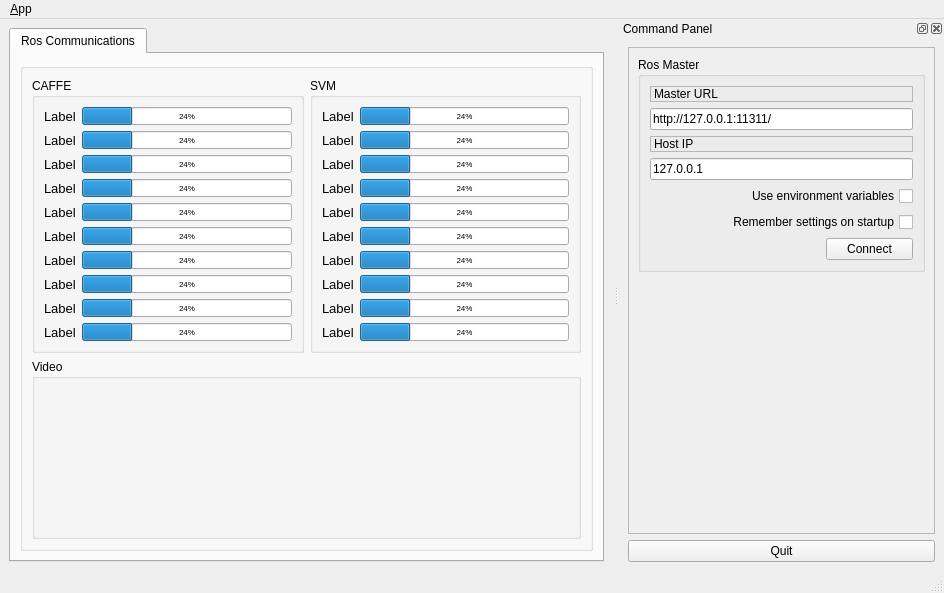
<?xml version="1.0" encoding="UTF-8"?>
<ui version="4.0">
 <class>MainWindowDesign</class>
 <widget class="QMainWindow" name="MainWindowDesign">
  <property name="geometry">
   <rect>
    <x>0</x>
    <y>0</y>
    <width>944</width>
    <height>593</height>
   </rect>
  </property>
  <property name="windowTitle">
   <string>QTutorials</string>
  </property>
  <property name="locale">
   <locale language="English" country="Australia"/>
  </property>
  <widget class="QWidget" name="centralwidget">
   <layout class="QHBoxLayout">
    <item>
     <widget class="QTabWidget" name="tab_manager">
      <property name="minimumSize">
       <size>
        <width>100</width>
        <height>0</height>
       </size>
      </property>
      <property name="locale">
       <locale language="English" country="Australia"/>
      </property>
      <property name="currentIndex">
       <number>0</number>
      </property>
      <widget class="QWidget" name="tab_status">
       <attribute name="title">
        <string>Ros Communications</string>
       </attribute>
       <layout class="QVBoxLayout" name="verticalLayout_2">
        <item>
         <widget class="QGroupBox" name="groupBox_12">
          <property name="sizePolicy">
           <sizepolicy hsizetype="MinimumExpanding" vsizetype="Preferred">
            <horstretch>0</horstretch>
            <verstretch>0</verstretch>
           </sizepolicy>
          </property>
          <property name="title">
           <string/>
          </property>
          <layout class="QGridLayout" name="gridLayout_5">
           <item row="0" column="0">
            <layout class="QVBoxLayout" name="verticalLayout_4">
             <item>
              <layout class="QHBoxLayout" name="horizontalLayout">
               <item>
                <widget class="QGroupBox" name="groupBox_2">
                 <property name="title">
                  <string>CAFFE</string>
                 </property>
                 <layout class="QGridLayout" name="gridLayout_4">
                  <item row="0" column="0">
                   <widget class="QLabel" name="etiqueta">
                    <property name="font">
                     <font>
                      <pointsize>10</pointsize>
                     </font>
                    </property>
                    <property name="text">
                     <string>Label</string>
                    </property>
                   </widget>
                  </item>
                  <item row="0" column="1">
                   <widget class="QProgressBar" name="progressBar">
                    <property name="font">
                     <font>
                      <pointsize>6</pointsize>
                     </font>
                    </property>
                    <property name="value">
                     <number>24</number>
                    </property>
                   </widget>
                  </item>
                  <item row="1" column="0">
                   <widget class="QLabel" name="etiqueta_2">
                    <property name="font">
                     <font>
                      <pointsize>10</pointsize>
                     </font>
                    </property>
                    <property name="text">
                     <string>Label</string>
                    </property>
                   </widget>
                  </item>
                  <item row="1" column="1">
                   <widget class="QProgressBar" name="progressBar_2">
                    <property name="font">
                     <font>
                      <pointsize>6</pointsize>
                     </font>
                    </property>
                    <property name="value">
                     <number>24</number>
                    </property>
                   </widget>
                  </item>
                  <item row="2" column="0">
                   <widget class="QLabel" name="etiqueta_3">
                    <property name="font">
                     <font>
                      <pointsize>10</pointsize>
                     </font>
                    </property>
                    <property name="text">
                     <string>Label</string>
                    </property>
                   </widget>
                  </item>
                  <item row="2" column="1">
                   <widget class="QProgressBar" name="progressBar_3">
                    <property name="font">
                     <font>
                      <pointsize>6</pointsize>
                     </font>
                    </property>
                    <property name="value">
                     <number>24</number>
                    </property>
                   </widget>
                  </item>
                  <item row="3" column="0">
                   <widget class="QLabel" name="etiqueta_4">
                    <property name="font">
                     <font>
                      <pointsize>10</pointsize>
                     </font>
                    </property>
                    <property name="text">
                     <string>Label</string>
                    </property>
                   </widget>
                  </item>
                  <item row="3" column="1">
                   <widget class="QProgressBar" name="progressBar_4">
                    <property name="font">
                     <font>
                      <pointsize>6</pointsize>
                     </font>
                    </property>
                    <property name="value">
                     <number>24</number>
                    </property>
                   </widget>
                  </item>
                  <item row="4" column="0">
                   <widget class="QLabel" name="etiqueta_5">
                    <property name="font">
                     <font>
                      <pointsize>10</pointsize>
                     </font>
                    </property>
                    <property name="text">
                     <string>Label</string>
                    </property>
                   </widget>
                  </item>
                  <item row="4" column="1">
                   <widget class="QProgressBar" name="progressBar_5">
                    <property name="font">
                     <font>
                      <pointsize>6</pointsize>
                     </font>
                    </property>
                    <property name="value">
                     <number>24</number>
                    </property>
                   </widget>
                  </item>
                  <item row="5" column="0">
                   <widget class="QLabel" name="etiqueta_6">
                    <property name="font">
                     <font>
                      <pointsize>10</pointsize>
                     </font>
                    </property>
                    <property name="text">
                     <string>Label</string>
                    </property>
                   </widget>
                  </item>
                  <item row="5" column="1">
                   <widget class="QProgressBar" name="progressBar_6">
                    <property name="font">
                     <font>
                      <pointsize>6</pointsize>
                     </font>
                    </property>
                    <property name="value">
                     <number>24</number>
                    </property>
                   </widget>
                  </item>
                  <item row="6" column="0">
                   <widget class="QLabel" name="etiqueta_7">
                    <property name="font">
                     <font>
                      <pointsize>10</pointsize>
                     </font>
                    </property>
                    <property name="text">
                     <string>Label</string>
                    </property>
                   </widget>
                  </item>
                  <item row="6" column="1">
                   <widget class="QProgressBar" name="progressBar_7">
                    <property name="font">
                     <font>
                      <pointsize>6</pointsize>
                     </font>
                    </property>
                    <property name="value">
                     <number>24</number>
                    </property>
                   </widget>
                  </item>
                  <item row="7" column="0">
                   <widget class="QLabel" name="etiqueta_8">
                    <property name="font">
                     <font>
                      <pointsize>10</pointsize>
                     </font>
                    </property>
                    <property name="text">
                     <string>Label</string>
                    </property>
                   </widget>
                  </item>
                  <item row="7" column="1">
                   <widget class="QProgressBar" name="progressBar_8">
                    <property name="font">
                     <font>
                      <pointsize>6</pointsize>
                     </font>
                    </property>
                    <property name="value">
                     <number>24</number>
                    </property>
                   </widget>
                  </item>
                  <item row="8" column="0">
                   <widget class="QLabel" name="etiqueta_9">
                    <property name="font">
                     <font>
                      <pointsize>10</pointsize>
                     </font>
                    </property>
                    <property name="text">
                     <string>Label</string>
                    </property>
                   </widget>
                  </item>
                  <item row="8" column="1">
                   <widget class="QProgressBar" name="progressBar_9">
                    <property name="font">
                     <font>
                      <pointsize>6</pointsize>
                     </font>
                    </property>
                    <property name="value">
                     <number>24</number>
                    </property>
                   </widget>
                  </item>
                  <item row="9" column="0">
                   <widget class="QLabel" name="etiqueta_10">
                    <property name="font">
                     <font>
                      <pointsize>10</pointsize>
                     </font>
                    </property>
                    <property name="text">
                     <string>Label</string>
                    </property>
                   </widget>
                  </item>
                  <item row="9" column="1">
                   <widget class="QProgressBar" name="progressBar_10">
                    <property name="font">
                     <font>
                      <pointsize>6</pointsize>
                     </font>
                    </property>
                    <property name="value">
                     <number>24</number>
                    </property>
                   </widget>
                  </item>
                 </layout>
                 <zorder>progressBar_2</zorder>
                 <zorder>etiqueta_4</zorder>
                 <zorder>progressBar</zorder>
                 <zorder>etiqueta_3</zorder>
                 <zorder>etiqueta_2</zorder>
                 <zorder>etiqueta_5</zorder>
                 <zorder>etiqueta</zorder>
                 <zorder>progressBar_3</zorder>
                 <zorder>progressBar_4</zorder>
                 <zorder>progressBar_5</zorder>
                 <zorder>etiqueta_6</zorder>
                 <zorder>etiqueta_7</zorder>
                 <zorder>etiqueta_8</zorder>
                 <zorder>etiqueta_9</zorder>
                 <zorder>etiqueta_10</zorder>
                 <zorder>progressBar_6</zorder>
                 <zorder>progressBar_7</zorder>
                 <zorder>progressBar_8</zorder>
                 <zorder>progressBar_9</zorder>
                 <zorder>progressBar_10</zorder>
                 <zorder>groupBox_3</zorder>
                </widget>
               </item>
               <item>
                <widget class="QGroupBox" name="groupBox_3">
                 <property name="title">
                  <string>SVM</string>
                 </property>
                 <layout class="QGridLayout" name="gridLayout_3">
                  <item row="0" column="0">
                   <widget class="QLabel" name="svm_lbl_1">
                    <property name="font">
                     <font>
                      <pointsize>10</pointsize>
                     </font>
                    </property>
                    <property name="text">
                     <string>Label</string>
                    </property>
                   </widget>
                  </item>
                  <item row="0" column="1">
                   <widget class="QProgressBar" name="svm_progressBar_1">
                    <property name="font">
                     <font>
                      <pointsize>6</pointsize>
                     </font>
                    </property>
                    <property name="value">
                     <number>24</number>
                    </property>
                   </widget>
                  </item>
                  <item row="1" column="0">
                   <widget class="QLabel" name="svm_lbl_2">
                    <property name="font">
                     <font>
                      <pointsize>10</pointsize>
                     </font>
                    </property>
                    <property name="text">
                     <string>Label</string>
                    </property>
                   </widget>
                  </item>
                  <item row="1" column="1">
                   <widget class="QProgressBar" name="svm_progressBar_2">
                    <property name="font">
                     <font>
                      <pointsize>6</pointsize>
                     </font>
                    </property>
                    <property name="value">
                     <number>24</number>
                    </property>
                   </widget>
                  </item>
                  <item row="2" column="0">
                   <widget class="QLabel" name="svm_lbl_3">
                    <property name="font">
                     <font>
                      <pointsize>10</pointsize>
                     </font>
                    </property>
                    <property name="text">
                     <string>Label</string>
                    </property>
                   </widget>
                  </item>
                  <item row="2" column="1">
                   <widget class="QProgressBar" name="svm_progressBar_3">
                    <property name="font">
                     <font>
                      <pointsize>6</pointsize>
                     </font>
                    </property>
                    <property name="value">
                     <number>24</number>
                    </property>
                   </widget>
                  </item>
                  <item row="3" column="0">
                   <widget class="QLabel" name="svm_lbl_4">
                    <property name="font">
                     <font>
                      <pointsize>10</pointsize>
                     </font>
                    </property>
                    <property name="text">
                     <string>Label</string>
                    </property>
                   </widget>
                  </item>
                  <item row="3" column="1">
                   <widget class="QProgressBar" name="svm_progressBar_4">
                    <property name="font">
                     <font>
                      <pointsize>6</pointsize>
                     </font>
                    </property>
                    <property name="value">
                     <number>24</number>
                    </property>
                   </widget>
                  </item>
                  <item row="4" column="0">
                   <widget class="QLabel" name="svm_lbl_5">
                    <property name="font">
                     <font>
                      <pointsize>10</pointsize>
                     </font>
                    </property>
                    <property name="text">
                     <string>Label</string>
                    </property>
                   </widget>
                  </item>
                  <item row="4" column="1">
                   <widget class="QProgressBar" name="svm_progressBar_5">
                    <property name="font">
                     <font>
                      <pointsize>6</pointsize>
                     </font>
                    </property>
                    <property name="value">
                     <number>24</number>
                    </property>
                   </widget>
                  </item>
                  <item row="5" column="0">
                   <widget class="QLabel" name="svm_lbl_6">
                    <property name="font">
                     <font>
                      <pointsize>10</pointsize>
                     </font>
                    </property>
                    <property name="text">
                     <string>Label</string>
                    </property>
                   </widget>
                  </item>
                  <item row="5" column="1">
                   <widget class="QProgressBar" name="svm_progressBar_6">
                    <property name="font">
                     <font>
                      <pointsize>6</pointsize>
                     </font>
                    </property>
                    <property name="value">
                     <number>24</number>
                    </property>
                   </widget>
                  </item>
                  <item row="6" column="0">
                   <widget class="QLabel" name="svm_lbl_7">
                    <property name="font">
                     <font>
                      <pointsize>10</pointsize>
                     </font>
                    </property>
                    <property name="text">
                     <string>Label</string>
                    </property>
                   </widget>
                  </item>
                  <item row="6" column="1">
                   <widget class="QProgressBar" name="svm_progressBar_7">
                    <property name="font">
                     <font>
                      <pointsize>6</pointsize>
                     </font>
                    </property>
                    <property name="value">
                     <number>24</number>
                    </property>
                   </widget>
                  </item>
                  <item row="7" column="0">
                   <widget class="QLabel" name="svm_lbl_8">
                    <property name="font">
                     <font>
                      <pointsize>10</pointsize>
                     </font>
                    </property>
                    <property name="text">
                     <string>Label</string>
                    </property>
                   </widget>
                  </item>
                  <item row="7" column="1">
                   <widget class="QProgressBar" name="svm_progressBar_8">
                    <property name="font">
                     <font>
                      <pointsize>6</pointsize>
                     </font>
                    </property>
                    <property name="value">
                     <number>24</number>
                    </property>
                   </widget>
                  </item>
                  <item row="8" column="0">
                   <widget class="QLabel" name="svm_lbl_9">
                    <property name="font">
                     <font>
                      <pointsize>10</pointsize>
                     </font>
                    </property>
                    <property name="text">
                     <string>Label</string>
                    </property>
                   </widget>
                  </item>
                  <item row="8" column="1">
                   <widget class="QProgressBar" name="svm_progressBar_9">
                    <property name="font">
                     <font>
                      <pointsize>6</pointsize>
                     </font>
                    </property>
                    <property name="value">
                     <number>24</number>
                    </property>
                   </widget>
                  </item>
                  <item row="9" column="0">
                   <widget class="QLabel" name="svm_lbl_10">
                    <property name="font">
                     <font>
                      <pointsize>10</pointsize>
                     </font>
                    </property>
                    <property name="text">
                     <string>Label</string>
                    </property>
                   </widget>
                  </item>
                  <item row="9" column="1">
                   <widget class="QProgressBar" name="svm_progressBar_10">
                    <property name="font">
                     <font>
                      <pointsize>6</pointsize>
                     </font>
                    </property>
                    <property name="value">
                     <number>24</number>
                    </property>
                   </widget>
                  </item>
                 </layout>
                </widget>
               </item>
              </layout>
             </item>
             <item>
              <widget class="QGroupBox" name="groupBox_video">
               <property name="title">
                <string>Video</string>
               </property>
               <layout class="QGridLayout" name="gridLayout_2">
                <item row="0" column="0">
                 <widget class="QLabel" name="CVviewer">
                  <property name="autoFillBackground">
                   <bool>false</bool>
                  </property>
                  <property name="text">
                   <string/>
                  </property>
                 </widget>
                </item>
               </layout>
              </widget>
             </item>
            </layout>
           </item>
          </layout>
         </widget>
        </item>
       </layout>
      </widget>
     </widget>
    </item>
   </layout>
  </widget>
  <widget class="QMenuBar" name="menubar">
   <property name="geometry">
    <rect>
     <x>0</x>
     <y>0</y>
     <width>944</width>
     <height>19</height>
    </rect>
   </property>
   <widget class="QMenu" name="menu_File">
    <property name="title">
     <string>&amp;App</string>
    </property>
    <addaction name="action_Preferences"/>
    <addaction name="separator"/>
    <addaction name="actionAbout"/>
    <addaction name="actionAbout_Qt"/>
    <addaction name="separator"/>
    <addaction name="action_Quit"/>
   </widget>
   <addaction name="menu_File"/>
  </widget>
  <widget class="QStatusBar" name="statusbar"/>
  <widget class="QDockWidget" name="dock_status">
   <property name="sizePolicy">
    <sizepolicy hsizetype="Minimum" vsizetype="Preferred">
     <horstretch>0</horstretch>
     <verstretch>0</verstretch>
    </sizepolicy>
   </property>
   <property name="minimumSize">
    <size>
     <width>325</width>
     <height>368</height>
    </size>
   </property>
   <property name="allowedAreas">
    <set>Qt::RightDockWidgetArea</set>
   </property>
   <property name="windowTitle">
    <string>Command Panel</string>
   </property>
   <attribute name="dockWidgetArea">
    <number>2</number>
   </attribute>
   <widget class="QWidget" name="dockWidgetContents_2">
    <layout class="QVBoxLayout" name="verticalLayout">
     <item>
      <widget class="QFrame" name="frame">
       <property name="sizePolicy">
        <sizepolicy hsizetype="Minimum" vsizetype="Preferred">
         <horstretch>0</horstretch>
         <verstretch>0</verstretch>
        </sizepolicy>
       </property>
       <property name="frameShape">
        <enum>QFrame::StyledPanel</enum>
       </property>
       <property name="frameShadow">
        <enum>QFrame::Raised</enum>
       </property>
       <layout class="QVBoxLayout" name="verticalLayout_3">
        <item>
         <widget class="QGroupBox" name="groupBox">
          <property name="title">
           <string>Ros Master</string>
          </property>
          <layout class="QGridLayout" name="gridLayout">
           <item row="0" column="0" colspan="2">
            <widget class="QLabel" name="label">
             <property name="frameShape">
              <enum>QFrame::StyledPanel</enum>
             </property>
             <property name="frameShadow">
              <enum>QFrame::Raised</enum>
             </property>
             <property name="text">
              <string>Master URL</string>
             </property>
            </widget>
           </item>
           <item row="1" column="0" colspan="2">
            <widget class="QLineEdit" name="line_edit_master">
             <property name="text">
              <string>http://127.0.0.1:11311/</string>
             </property>
            </widget>
           </item>
           <item row="2" column="0" colspan="2">
            <widget class="QLabel" name="label_2">
             <property name="frameShape">
              <enum>QFrame::StyledPanel</enum>
             </property>
             <property name="frameShadow">
              <enum>QFrame::Raised</enum>
             </property>
             <property name="text">
              <string>Host IP</string>
             </property>
            </widget>
           </item>
           <item row="3" column="0" colspan="2">
            <widget class="QLineEdit" name="line_edit_host">
             <property name="text">
              <string>127.0.0.1</string>
             </property>
            </widget>
           </item>
           <item row="4" column="0" colspan="2">
            <widget class="QCheckBox" name="checkbox_use_environment">
             <property name="layoutDirection">
              <enum>Qt::RightToLeft</enum>
             </property>
             <property name="text">
              <string>Use environment variables</string>
             </property>
            </widget>
           </item>
           <item row="5" column="0" colspan="2">
            <widget class="QCheckBox" name="checkbox_remember_settings">
             <property name="layoutDirection">
              <enum>Qt::RightToLeft</enum>
             </property>
             <property name="text">
              <string>Remember settings on startup</string>
             </property>
            </widget>
           </item>
           <item row="6" column="0">
            <spacer name="horizontalSpacer">
             <property name="orientation">
              <enum>Qt::Horizontal</enum>
             </property>
             <property name="sizeHint" stdset="0">
              <size>
               <width>170</width>
               <height>21</height>
              </size>
             </property>
            </spacer>
           </item>
           <item row="6" column="1">
            <widget class="QPushButton" name="button_connect">
             <property name="enabled">
              <bool>true</bool>
             </property>
             <property name="sizePolicy">
              <sizepolicy hsizetype="MinimumExpanding" vsizetype="Fixed">
               <horstretch>0</horstretch>
               <verstretch>0</verstretch>
              </sizepolicy>
             </property>
             <property name="toolTip">
              <string>Set the target to the current joint trajectory state.</string>
             </property>
             <property name="statusTip">
              <string>Clear all waypoints and set the target to the current joint trajectory state.</string>
             </property>
             <property name="text">
              <string>Connect</string>
             </property>
            </widget>
           </item>
          </layout>
         </widget>
        </item>
        <item>
         <spacer name="verticalSpacer_3">
          <property name="orientation">
           <enum>Qt::Vertical</enum>
          </property>
          <property name="sizeHint" stdset="0">
           <size>
            <width>20</width>
            <height>233</height>
           </size>
          </property>
         </spacer>
        </item>
       </layout>
      </widget>
     </item>
     <item>
      <widget class="QPushButton" name="quit_button">
       <property name="sizePolicy">
        <sizepolicy hsizetype="MinimumExpanding" vsizetype="Fixed">
         <horstretch>0</horstretch>
         <verstretch>0</verstretch>
        </sizepolicy>
       </property>
       <property name="text">
        <string>Quit</string>
       </property>
      </widget>
     </item>
    </layout>
   </widget>
  </widget>
  <action name="action_Quit">
   <property name="text">
    <string>&amp;Quit</string>
   </property>
   <property name="shortcut">
    <string>Ctrl+Q</string>
   </property>
   <property name="shortcutContext">
    <enum>Qt::ApplicationShortcut</enum>
   </property>
  </action>
  <action name="action_Preferences">
   <property name="text">
    <string>&amp;Preferences</string>
   </property>
  </action>
  <action name="actionAbout">
   <property name="text">
    <string>&amp;About</string>
   </property>
  </action>
  <action name="actionAbout_Qt">
   <property name="text">
    <string>About &amp;Qt</string>
   </property>
  </action>
 </widget>
 <resources/>
 <connections>
  <connection>
   <sender>action_Quit</sender>
   <signal>triggered()</signal>
   <receiver>MainWindowDesign</receiver>
   <slot>close()</slot>
   <hints>
    <hint type="sourcelabel">
     <x>-1</x>
     <y>-1</y>
    </hint>
    <hint type="destinationlabel">
     <x>399</x>
     <y>299</y>
    </hint>
   </hints>
  </connection>
  <connection>
   <sender>quit_button</sender>
   <signal>clicked()</signal>
   <receiver>MainWindowDesign</receiver>
   <slot>close()</slot>
   <hints>
    <hint type="sourcelabel">
     <x>859</x>
     <y>552</y>
    </hint>
    <hint type="destinationlabel">
     <x>469</x>
     <y>299</y>
    </hint>
   </hints>
  </connection>
 </connections>
</ui>
